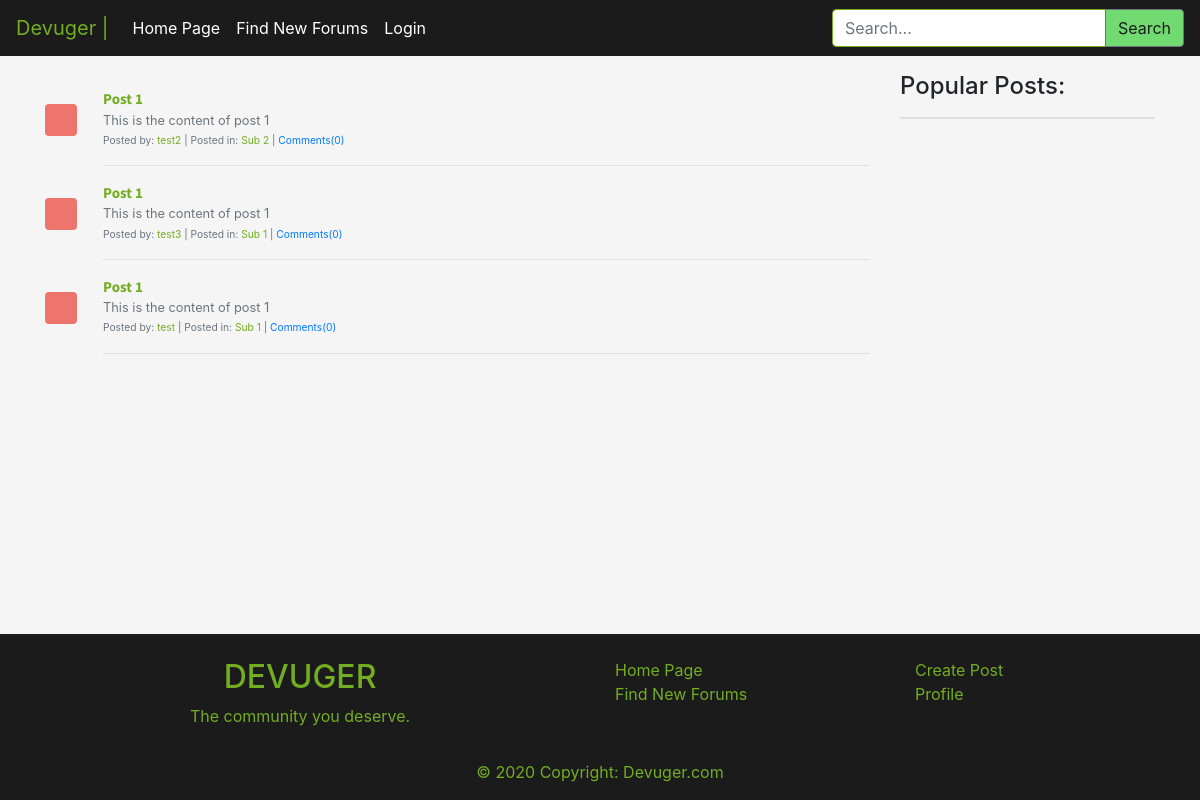
The page / on the database its author committed.
### tables this page shows
CREATE TABLE posts(
    id INT PRIMARY KEY AUTO_INCREMENT,
    userId INT,
    subforumId INT,
    title VARCHAR(100),
    content LONGTEXT,
    uploadDate DATE,
    numComments INT,
    FOREIGN KEY (userId) REFERENCES users(id),
    FOREIGN KEY (subforumId) REFERENCES subforum(id)
);

CREATE TABLE users(
    id INT PRIMARY KEY AUTO_INCREMENT,
    username VARCHAR(60) UNIQUE,
    pass VARCHAR(255),
    email VARCHAR(255) UNIQUE,
    descp TEXT,
    color VARCHAR(20),
    creationDate DATE,
    uRank INT
);

CREATE TABLE subforum(
    id INT PRIMARY KEY AUTO_INCREMENT,
    sname VARCHAR(30) UNIQUE,
    descp TEXT,
    subscribers INT,
    color VARCHAR(20),
    numPosts INT,
    creationDate DATE,
    createdBy INT,
    rules TEXT,
    FOREIGN KEY (createdBy) REFERENCES users(id)
);

### index.php (the view, shortened to what this page needs)
<?php include('php/server.php'); ?>
<?php
$u = $_SESSION['username'];
$b = "SELECT * FROM users WHERE username = '$u'";
$r = mysqli_query($db, $b);
$r3 = mysqli_fetch_assoc($r);
$id = $r3['id'];
if (isset($_GET['page_num']) && $_GET['page_num'] != "") {
    $page_num = $_GET['page_num'];
} else {
    $page_num = 1;
}
$total_posts_per_page = 15;
$offset = ($page_num - 1) * $total_posts_per_page;
?>
<?php include('includes/header.php'); ?>
<main class="content-wrapper">
    <div class="container">
        <div class="row">
            <div class="col-md-9 py-3">
                <?php
                if (isset($_SESSION['username'])) {
                    $query = "SELECT * FROM posts WHERE subforumId IN (SELECT subId FROM subscriptions WHERE userId = '$id') ORDER BY id DESC LIMIT $offset, $total_posts_per_page";
                    $q = mysqli_query($db, $query);
                    if (mysqli_num_rows($q) > 0) {
                        while ($row = mysqli_fetch_assoc($q)) {
                            $subID = $row['subforumId'];
                            $q2 = "SELECT * FROM subforum WHERE id = '$subID'";
                            $r = mysqli_query($db, $q2);
                            $row2 = mysqli_fetch_assoc($r);
                            $subName = $row2['sname'];
                            $color = $row2['color'];
                            $creator = $row["userId"];
                            $q3 = "SELECT * FROM users WHERE id = '$creator'";
                            $r4 = mysqli_query($db, $q3);
                            $row3 = mysqli_fetch_assoc($r4);
                            $creatorName = $row3['username'];
                            echo
                                '<article>
                                            <div class="media text-muted pt-3">
                                                <svg class="bd-placeholder-img mr-2 rounded mt-3" style="opacity: 0.7;filter: alpha(opacity=70);" width="32" height="32" xmlns="http://www.w3.org/2000/svg" preserveAspectRatio="xMidYMid slice" focusable="false" role="img" aria-label=""><title></title><rect width="100%" height="100%" fill="' . $color . '"/><text x="50%" y="50%" fill="" dy=".3em"></text></svg>
                                                &nbsp;&nbsp;&nbsp;&nbsp;
                                                <div class="media-body">
                                                    <a href="post.php?id=' . $row['id'] . '&title=' . $row['title'] . '"><p class="media-body pb-3 mb-0 small lh-125 border-bottom border-gray">
                                                    <strong class="d-block text-gray-dark article-title">' . $row['title'] . '</strong></a>' . strip_tags(mb_strimwidth($row['content'], 0, 125, "..."), '<br/>') . '<br>
                                                    <small>Posted by: <a class="article-b-links" href="user.php?username=' . $creatorName . '">' . $creatorName . '</a>&nbsp;|&nbsp;Posted in: <a class="article-b-links" href="sub.php?r=' . $subName . '">' . $subName . '</a>&nbsp;|&nbsp;<a href="post.php?id=' . $row['id'] . '&title=' . $row['title'] . '#comments-seccion">Comments(' . $row['numComments'] . ')</a></small></p>
                                                </div>
                                            </div>
                                        </article>';
                        }
                    }
                } else {
                    $query = "SELECT * FROM posts ORDER BY id DESC LIMIT $offset, $total_posts_per_page";
                    $q = mysqli_query($db, $query);
                    if (mysqli_num_rows($q) > 0) {
                        while ($row = mysqli_fetch_assoc($q)) {
                            $subID = $row['subforumId'];
                            $q2 = "SELECT * FROM subforum WHERE id = '$subID'";
                            $r = mysqli_query($db, $q2);
                            $row2 = mysqli_fetch_assoc($r);
                            $subName = $row2['sname'];
                            $color = $row2['color'];
                            $creator = $row["userId"];
                            $q3 = "SELECT * FROM users WHERE id = '$creator'";
                            $r4 = mysqli_query($db, $q3);
                            $row3 = mysqli_fetch_assoc($r4);
                            $creatorName = $row3['username'];
                            echo
                                '<article>
                                            <div class="media text-muted pt-3">
                                                <svg class="bd-placeholder-img mr-2 rounded mt-3" style="opacity: 0.7;filter: alpha(opacity=70);" width="32" height="32" xmlns="http://www.w3.org/2000/svg" preserveAspectRatio="xMidYMid slice" focusable="false" role="img" aria-label=""><title></title><rect width="100%" height="100%" fill="' . $color . '"/><text x="50%" y="50%" fill="" dy=".3em"></text></svg>
                                                &nbsp;&nbsp;&nbsp;&nbsp;
                                                <div class="media-body">
                                                    <a href="post.php?id=' . $row['id'] . '&title=' . $row['title'] . '"><p class="media-body pb-3 mb-0 small lh-125 border-bottom border-gray">
                                                    <strong class="d-block text-gray-dark article-title">' . $row['title'] . '</strong></a>' . strip_tags(mb_strimwidth($row['content'], 0, 125, "..."), '<br/>') . '<br>
                                                    <small>Posted by: <a class="article-b-links" href="user.php?username=' . $creatorName . '">' . $creatorName . '</a>&nbsp;|&nbsp;Posted in: <a class="article-b-links" href="sub.php?r=' . $subName . '">' . $subName . '</a>&nbsp;|&nbsp;<a href="post.php?id=' . $row['id'] . '&title=' . $row['title'] . '#comments-seccion">Comments(' . $row['numComments'] . ')</a></small></p>
                                                </div>
                                            </div>
                                        </article>';
                        }
                    }
                }
                ?>
            </div>
            <?php include('includes/right_side_bar.php'); ?>
        </div>
    </div>
</main>
<?php include('includes/footer.php'); ?>

### includes/header.php (shortened to what this page needs)
<!DOCTYPE html>
<html lang="en">
<head>
    <link rel="stylesheet" href="https://stackpath.bootstrapcdn.com/bootstrap/4.4.1/css/bootstrap.min.css">
    <link rel="stylesheet" href="css/main.css">
    <link rel="stylesheet" href="https://use.fontawesome.com/releases/v5.8.2/css/all.css">
</head>
<body>
    <header>
        <nav class="navbar navbar-expand-md navbar-dark bg-dark">
            <a class="navbar-brand green" href="index.php">Devuger |</a>
            <div class="collapse navbar-collapse" id="navbarsExample04">
                <ul class="navbar-nav mr-auto">
                    <li class="nav-item">
                        <a class="nav-link" href="index.php">Home Page</a>
                    </li>
                    <li class="nav-item">
                        <a class="nav-link" href="findforums.php">Find New Forums</a>
                    </li>
                    <?php if (isset($_SESSION['username'])) : ?>
                        <li class="nav-item dropdown">
                            <a class="nav-link dropdown-toggle" href="#" id="dropdown04" data-toggle="dropdown" aria-haspopup="true" aria-expanded="false">Me</a>
                            <div class="dropdown-menu" aria-labelledby="dropdown04">
                                <a class="dropdown-item" href="user.php?username=<?php echo $_SESSION['username']; ?>">Profile: <b><?php echo $_SESSION['username']; ?></b></a>
                                <a class="dropdown-item" href="send_post.php">Create Post</a>
                                <a class="dropdown-item" href="index.php?logout='1'">Logout</a>
                            </div>
                        </li>
                    <?php elseif (!isset($_SESSION['username'])) : ?>
                        <li class="nav-item">
                            <a class="nav-link" href="login.php">Login</a>
                        </li>
                    <?php endif ?>
                </ul>
                <ul class="navbar-nav ml-auto">
                    <li class="nav-item">
                        <form action="search.php" method="get">
                            <div class="input-group">
                                <input type="text" class="form-control" name="search_terms" placeholder="Search..." aria-label="Search..." aria-describedby="button-addon2">
                                <div class="input-group-append">
                                    <button class="btn btn-outline-secondary" type="submit" name="search" id="button-addon2">Search</button>
                                </div>
                            </div>
                        </form>
                    </li>
                </ul>
            </div>
        </nav>
    </header>

### includes/right_side_bar.php (shortened to what this page needs)
<div class="col-md-3 py-3">
    <div>
        <h4>Popular Posts:</h4>
        <hr class="border-bottom border-gray">
    </div>
</div>

### includes/footer.php (shortened to what this page needs)
<footer class="footer page-footer font-small blue pt-4">
    <div class="container-fluid text-center text-md-left">
        <div class="row">
            <div class="col-md-6 mt-md-0 mt-3 text-center">
                <h2 class="text-uppercase green">Devuger</h2>
                <p class="green">The community you deserve.</p>
            </div>
            <div class="col-md-3 mb-md-0 mb-3">
                <ul class="list-unstyled">
                    <li>
                        <a class="green" href="index.php">Home Page</a>
                    </li>
                    <li>
                        <a class="green" href="findforums.php">Find New Forums</a>
                    </li>
                </ul>
            </div>
            <div class="col-md-3 mb-md-0 mb-3">
                <ul class="list-unstyled">
                    <li>
                        <a class="green" href="send_post.php">Create Post</a>
                    </li>
                    <li>
                        <a class="green" href="user.php?username=<?php echo $_SESSION['username']; ?>">Profile</a>
                    </li>
                </ul>
            </div>
        </div>
    </div>
    <div class="footer-copyright text-center py-3 green">© 2020 Copyright: Devuger.com
    </div>
</footer>
</body>
</html>

### css/main.css (style rules this page uses)
html, body { background-color: whitesmoke; height: 100%; }
body { display: flex; flex-direction: column; }
.content-wrapper { flex: 1 0 auto; }
.footer { flex-shrink: 0; background-color: #1b1b1b; }
.green, a.green:link, a.green:visited, a.green:hover { color: #73AD21; }
.navbar-dark { background-color: #1b1b1b !important; }
a.nav-link, a.nav-link:visited, a.nav-link:link { color: white !important; }
.btn-outline-secondary { background-color: #71db71; color: #1b1b1b; }
strong.article-title { font-family: 'Source Sans Pro', sans-serif; color: #73AD21; text-decoration-color: #73AD21; font-size: 15px; }
a.article-b-links, a.article-b-links:link, a.article-b-links:visited, a.article-b-links:hover { color: #73AD21; text-decoration-color: #73AD21; }
.form-control, .form-control:focus { border: 1px solid #73AD21; }

### rows shown on the page
posts: title "Post 1", content "This is the content of post 1", userId.username "test2", subforumId.sname "Sub 2", numComments "0"
posts: title "Post 1", content "This is the content of post 1", userId.username "test3", subforumId.sname "Sub 1", numComments "0"
posts: title "Post 1", content "This is the content of post 1", userId.username "test", subforumId.sname "Sub 1", numComments "0"
